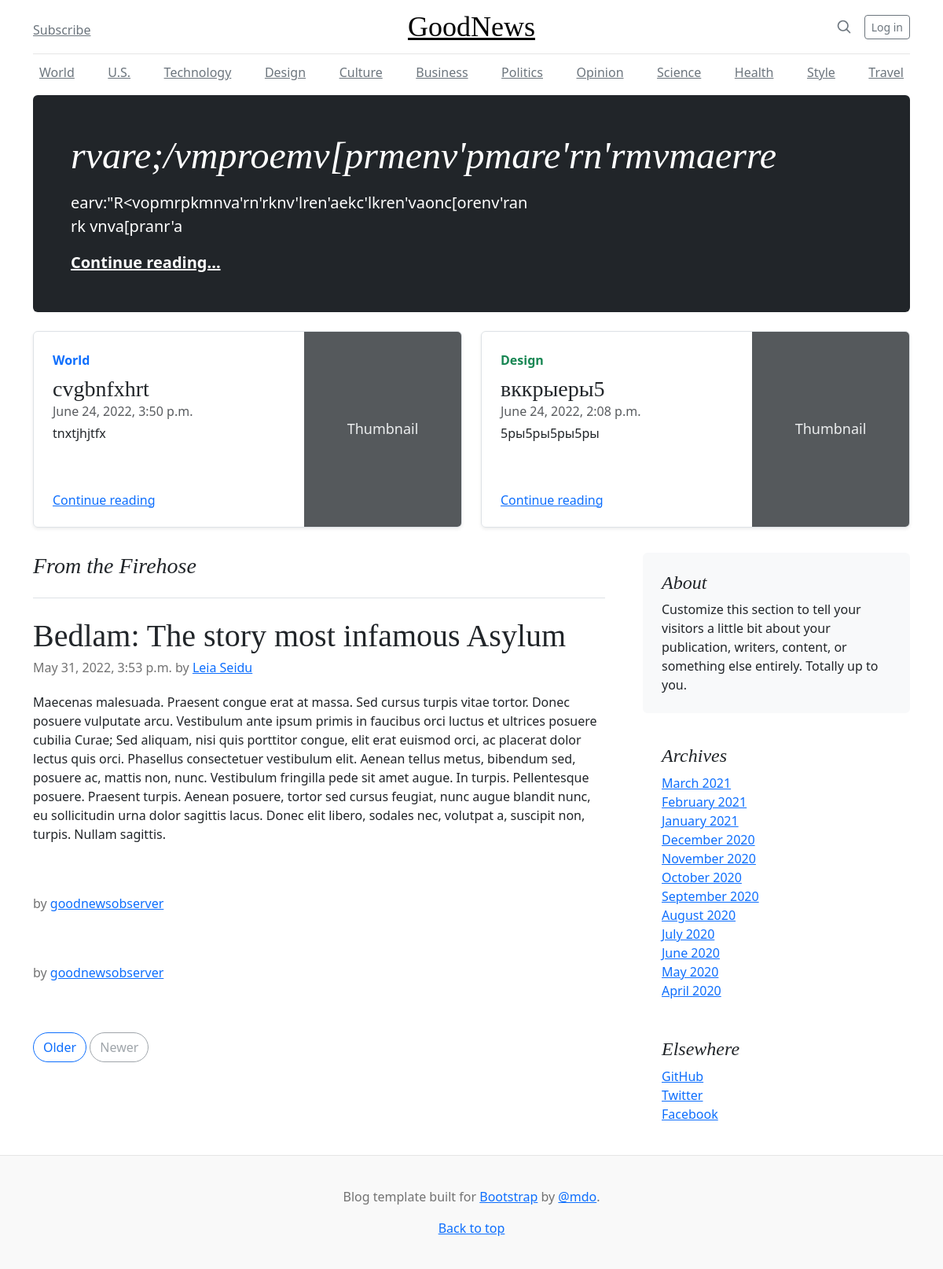
The page / on the database its author committed.
### news/models.py (models this page shows, shortened)
class Post(models.Model):
    author = models.ForeignKey(Author, on_delete=models.CASCADE)
    post_type = models.CharField(max_length=3, choices=[('ART', 'Article'), ('NEW', 'News')], default='A')
    creation_date = models.DateTimeField(auto_now_add=True)
    categories = models.ManyToManyField(Category, through='PostCategory', related_name="post_categories")
    post_title = models.CharField(max_length=255)
    post_text = models.TextField()
    post_rating = models.IntegerField(default=0)

class Author(models.Model):
    user = models.OneToOneField(User, on_delete=models.CASCADE)
    user_rating = models.IntegerField(default=0)

### news/views.py (the view)
# urls.py: path('', MainView.as_view(), name='main'),
class MainView(TemplateView):
    template_name = 'main.html'
    def get_context_data(self, **kwargs):
        context = super().get_context_data(**kwargs)
        user = self.request.user
        main_rand_post = Post.objects.order_by('?').first()
        context['main_random_post'] = main_rand_post
        secondary_post1 = Post.objects.order_by('?').first()
        secondary_post2 = Post.objects.order_by('?').first()
        context['secondary_post1'] = secondary_post1
        context['secondary_post2'] = secondary_post2
        rand_author1 = Author.objects.order_by('?').first()
        rand_author2 = Author.objects.order_by('?').first()
        rand_author3 = Author.objects.order_by('?').first()
        context['rand_author1'] = rand_author1
        context['rand_author2'] = rand_author2
        context['rand_author3'] = rand_author3
        latest_post1 = Post.objects.filter(author=rand_author1).order_by('creation_date').first()
        latest_post2 = Post.objects.filter(author=rand_author2).order_by('creation_date').first()
        latest_post3 = Post.objects.filter(author=rand_author3).order_by('creation_date').first()
        context['latest_post1'] = latest_post1
        context['latest_post2'] = latest_post2
        context['latest_post3'] = latest_post3
        return context

### templates/main.html (shortened to what this page needs)
{% extends 'flatpages/default.html' %}
{% block content %}
<main class="container">
  <div class="p-4 p-md-5 mb-4 rounded text-bg-dark">
    <div class="col-md-6 px-0">
      <h1 class="display-4 fst-italic">{{ main_random_post.post_title }}</h1>
      <p class="lead my-3">{{ main_random_post.post_text }}</p>
      <p class="lead mb-0"><a href="{% url 'post_detail' main_random_post.id %}" class="text-white fw-bold">Continue reading...</a></p>
    </div>
  </div>
  <div class="row mb-2">
    <div class="col-md-6">
      <div class="row g-0 border rounded overflow-hidden flex-md-row mb-4 shadow-sm h-md-250 position-relative">
        <div class="col p-4 d-flex flex-column position-static">
          <strong class="d-inline-block mb-2 text-primary">World</strong>
          <h3 class="mb-0">{{secondary_post1.post_title}}</h3>
          <div class="mb-1 text-body-secondary">{{secondary_post1.creation_date}}</div>
          <p class="card-text mb-auto">{{secondary_post1.post_text | truncatewords:20}}</p>
          <a href="{% url 'post_detail' secondary_post1.id %}" class="stretched-link">Continue reading</a>
        </div>
        <div class="col-auto d-none d-lg-block">
          <svg class="bd-placeholder-img" width="200" height="250" xmlns="http://www.w3.org/2000/svg" role="img" aria-label="Placeholder: Thumbnail" preserveAspectRatio="xMidYMid slice" focusable="false"><title>Placeholder</title><rect width="100%" height="100%" fill="#55595c"/><text x="50%" y="50%" fill="#eceeef" dy=".3em">Thumbnail</text></svg>
        </div>
      </div>
    </div>
    <div class="col-md-6">
      <div class="row g-0 border rounded overflow-hidden flex-md-row mb-4 shadow-sm h-md-250 position-relative">
        <div class="col p-4 d-flex flex-column position-static">
          <strong class="d-inline-block mb-2 text-success">Design</strong>
          <h3 class="mb-0">{{secondary_post2.post_title}}</h3>
          <div class="mb-1 text-body-secondary">{{secondary_post2.creation_date}}</div>
          <p class="mb-auto">{{secondary_post2.post_text | truncatewords:20}}</p>
          <a href="{% url 'post_detail' secondary_post2.id %}" class="stretched-link">Continue reading</a>
        </div>
        <div class="col-auto d-none d-lg-block">
          <svg class="bd-placeholder-img" width="200" height="250" xmlns="http://www.w3.org/2000/svg" role="img" aria-label="Placeholder: Thumbnail" preserveAspectRatio="xMidYMid slice" focusable="false"><title>Placeholder</title><rect width="100%" height="100%" fill="#55595c"/><text x="50%" y="50%" fill="#eceeef" dy=".3em">Thumbnail</text></svg>
        </div>
      </div>
    </div>
  </div>
  <div class="row g-5">
    <div class="col-md-8">
      <h3 class="pb-4 mb-4 fst-italic border-bottom">
        From the Firehose
      </h3>
      <article class="blog-post">
        <h2 class="blog-post-title mb-1">{{latest_post1.post_title | truncatewords:20}}</h2>
        <p class="blog-post-meta">{{latest_post1.creation_date}} by <a href="#">{{rand_author1.user.username}}</a></p>
        <p>{{latest_post1.post_text}}</p>
      </article>
      <article class="blog-post">
        <p class="blog-post-meta">{{latest_post2.creation_date}} by <a href="#">{{rand_author2.user.username}}</a></p>
      </article>
      <article class="blog-post">
        <p class="blog-post-meta">{{latest_post3.creation_date}} by <a href="#">{{rand_author3.user.username}}</a></p>
      </article>
      <nav class="blog-pagination" aria-label="Pagination">
        <a class="btn btn-outline-primary rounded-pill" href="#">Older</a>
        <a class="btn btn-outline-secondary rounded-pill disabled">Newer</a>
      </nav>
    </div>
    <div class="col-md-4">
      <div class="position-sticky" style="top: 2rem;">
        <div class="p-4 mb-3 bg-body-tertiary rounded">
          <h4 class="fst-italic">About</h4>
          <p class="mb-0">Customize this section to tell your visitors a little bit about your publication, writers, content, or something else entirely. Totally up to you.</p>
        </div>
        <div class="p-4">
          <h4 class="fst-italic">Archives</h4>
          <ol class="list-unstyled mb-0">
            <li><a href="#">March 2021</a></li>
            <li><a href="#">February 2021</a></li>
            <li><a href="#">January 2021</a></li>
            <li><a href="#">December 2020</a></li>
            <li><a href="#">November 2020</a></li>
            <li><a href="#">October 2020</a></li>
            <li><a href="#">September 2020</a></li>
            <li><a href="#">August 2020</a></li>
            <li><a href="#">July 2020</a></li>
            <li><a href="#">June 2020</a></li>
            <li><a href="#">May 2020</a></li>
            <li><a href="#">April 2020</a></li>
          </ol>
        </div>
        <div class="p-4">
          <h4 class="fst-italic">Elsewhere</h4>
          <ol class="list-unstyled">
            <li><a href="#">GitHub</a></li>
            <li><a href="#">Twitter</a></li>
            <li><a href="#">Facebook</a></li>
          </ol>
        </div>
      </div>
    </div>
  </div>
</main>
{% endblock content %}

### static/css/blog.css (style rules this page uses)
h1, h2, h3, h4, h5, h6 { font-family: "Playfair Display", Georgia, "Times New Roman", serif; }
.display-4 { font-size: 2.5rem; }
@media (min-width: 768px) { .display-4 { font-size: 3rem; } }
@media (min-width: 768px) { .h-md-250 { height: 250px; } }
.blog-pagination { margin-bottom: 4rem; }
.blog-post { margin-bottom: 4rem; }
.blog-post-title { font-size: 2.5rem; }
.blog-post-meta { margin-bottom: 1.25rem; color: #727272; }

### templates/flatpages/default.html (style rules this page uses)
.bd-placeholder-img { font-size: 1.125rem; text-anchor: middle; -webkit-user-select: none; -moz-user-select: none; user-select: none; }

### rows shown on the page
Post: post_title "rvare;/vmproemv[prmenv'pmare'rn'rmvmaerre", post_text "earv:\"R<vopmrpkmnva'rn'rknv'lren'aekc'lkren'vaonc[orenv'ran rk vnva[pranr'a"
Post: post_title "cvgbnfxhrt", creation_date "June 24, 2022, 3:50 p.m.", post_text "tnxtjhjtfx"
Post: post_title "вккрыеры5", creation_date "June 24, 2022, 2:08 p.m.", post_text "5ры5ры5ры5ры"
Post: post_title "Bedlam: The story most infamous Asylum", creation_date "May 31, 2022, 3:53 p.m.", post_text "Maecenas malesuada. Praesent congue erat at massa. Sed cursus turpis vitae tortor. Donec posuere vulputate arcu. Vestibulum ante ipsum primis in faucibus orci luctus et ultrices posuere cubilia Curae; Sed aliquam, nisi quis porttitor congue, elit erat euismod orci, ac placerat dolor lectus quis orci. Phasellus consectetuer vestibulum elit. Aenean tellus metus, bibendum sed, posuere ac, mattis non, nunc. Vestibulum fringilla pede sit amet augue. In turpis. Pellentesque posuere. Praesent turpis. Aenean posuere, tortor sed cursus feugiat, nunc augue blandit nunc, eu sollicitudin urna dolor sagittis lacus. Donec elit libero, sodales nec, volutpat a, suscipit non, turpis. Nullam sagittis."
Author: user.username "Leia Seidu"
Author: user.username "goodnewsobserver"
